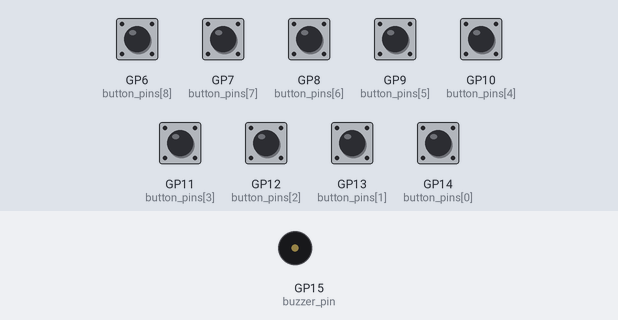
Simulated run of this program. Board: Raspberry Pi Pico running MicroPython. Parts: buzzer (waves = sounding). Inputs (shaded band) come from the test bench; at power-on: GP6 (button_pins[8]), GP7 (button_pins[7]), GP8 (button_pins[6]), GP9 (button_pins[5]), GP10 (button_pins[4]), GP11 (button_pins[3]), GP12 (button_pins[2]), GP13 (button_pins[1]), GP14 (button_pins[0]) HIGH. What the program prints to the serial console is not drawn.

Above: at 1.2 s.
1.3 s: GP6 (button_pins[8]) pulled LOW for 0.15 s
At 1.38 s:
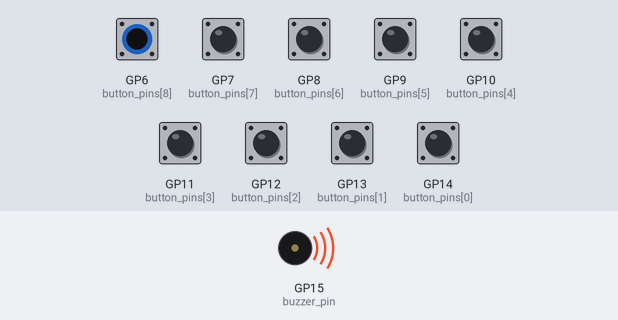
Timing chart, 0 to 4.3 s (numbered marks = the images above; inputs shaded):
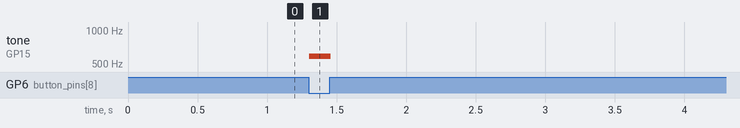

Measured:
- after the input at 1.3 s, tone on GP15 (buzzer_pin): silent → 587 Hz at once, → silent 0.15 s later

The program:

pico_instrument_v5_9key.py
```python
# pico_instrument_v5_9key.py
import machine
import time
import math

# --- ピンと音階の設定 (9ボタン用に拡張！) ---

# ★★★ 接続したピンに合わせて、リストを9個に拡張 ★★★
button_pins = [
    machine.Pin(14, machine.Pin.IN, machine.Pin.PULL_UP), # ボタン1 (一番右)
    machine.Pin(13, machine.Pin.IN, machine.Pin.PULL_UP), # ボタン2
    machine.Pin(12, machine.Pin.IN, machine.Pin.PULL_UP), # ボタン3
    machine.Pin(11, machine.Pin.IN, machine.Pin.PULL_UP), # ボタン4
    machine.Pin(10, machine.Pin.IN, machine.Pin.PULL_UP), # ボタン5
    machine.Pin(9, machine.Pin.IN, machine.Pin.PULL_UP),  # ボタン6
    machine.Pin(8, machine.Pin.IN, machine.Pin.PULL_UP),  # ボタン7
    machine.Pin(7, machine.Pin.IN, machine.Pin.PULL_UP),  # ボタン8
    machine.Pin(6, machine.Pin.IN, machine.Pin.PULL_UP)   # ボタン9 (一番左)
]

# ★★★ 音階リストも9個に拡張 (ドレミファソラシドレ) ★★★
notes = [
    262,  # C4 (ド)
    294,  # D4 (レ)
    330,  # E4 (ミ)
    349,  # F4 (ファ)
    392,  # G4 (ソ)
    440,  # A4 (ラ)
    494,  # B4 (シ)
    523,  # C5 (高いド)
    587   # D5 (高いレ)
]

# --- 以下のコードは変更ありません ---

# ブザーと通信の設定
buzzer_pin = machine.Pin(15, machine.Pin.OUT)
buzzer = machine.PWM(buzzer_pin)
uart = machine.UART(0, baudrate=115200, tx=machine.Pin(0), rx=machine.Pin(1))

# メインループ変数
print("Pico Instrument v5.0! 9-key Keyboard Ready!")
current_playing_button = -1
current_note_freq = 0
pitch_bend_effect = 0
vibrato_effect_active = False
vibrato_counter = 0

# メインループ
while True:
    # Micro:bitからのコマンド受信処理
    if uart.any():
        command = uart.read().strip()
        if command == b'LEFT':
            pitch_bend_effect = -1
        elif command == b'RIGHT':
            pitch_bend_effect = 1
        elif command == b'CENTER':
            pitch_bend_effect = 0
        elif command == b'FX_ON':
            vibrato_effect_active = True
        elif command == b'FX_OFF':
            vibrato_effect_active = False

    # ボタン入力処理
    pressed_button = -1
    for i in range(len(button_pins)):
        if button_pins[i].value() == 0:
            pressed_button = i
            break

    if pressed_button != current_playing_button:
        if pressed_button != -1:
            current_note_freq = notes[pressed_button]
            buzzer.freq(current_note_freq)
            buzzer.duty_u16(32768)
        else:
            buzzer.duty_u16(0)
        current_playing_button = pressed_button

    # エフェクト処理
    if current_playing_button != -1:
        # 1. ピッチベンド処理
        if pitch_bend_effect != 0:
            current_note_freq += pitch_bend_effect

        # 2. ビブラート処理
        if vibrato_effect_active:
            vibrato_amount = int(math.sin(vibrato_counter * 0.5) * 5)
            buzzer.freq(current_note_freq + vibrato_amount)
            vibrato_counter += 1
        else:
            buzzer.freq(current_note_freq)

    time.sleep_ms(10)
```
